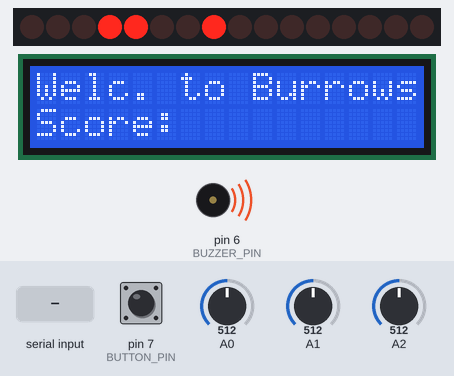
The sketch below on a simulated Arduino Uno, built with avr-gcc and run on an emulated ATmega328P. Parts: 16 shift-register outputs drawn as a row of LEDs (first output left, lit = HIGH), 16×2 character LCD, buzzer (waves = sounding). Wiring (inferred from the names in the program): 2 × shift register (74HC595): data pin 2; shift clock pin 3; latch pin 5. Wiring (inferred from the signals the program sends): row of LEDs: on Q0, Q1, Q2, Q3, Q4, Q5, Q6, Q7, Q8, Q9, Q10, Q11, Q12, Q13, Q14, Q15. The test bench sets the inputs (shaded band); at power-on: A0 = 512, pin 7 (BUTTON_PIN) LOW, A1 = 512, A2 = 512. What the sketch prints to the serial monitor is not drawn.

Above: at 1.2 s.
1.3 s: A0 set to 218
4.3 s: A0 set to 189
At 7.0 s:
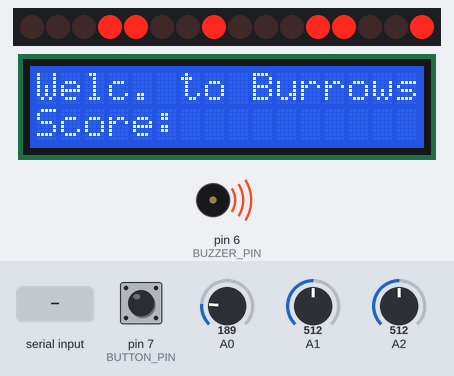
7.3 s: "1" received over Serial
At 9.3 s:
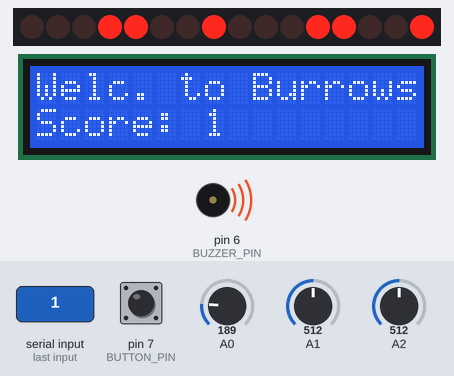
9.8 s: A0 set to 210
At 12.2 s:
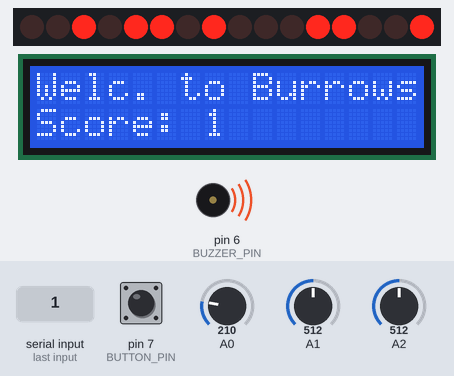
12.8 s: "0" received over Serial
At 14.3 s:
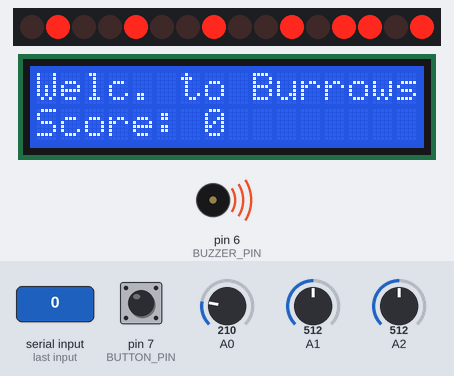
15.8 s: pin 7 (BUTTON_PIN) pulled HIGH for 0.15 s
At 20.7 s:
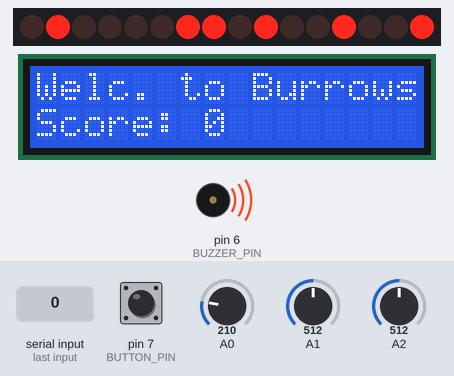
Timing chart, 0 to 22.2 s (numbered marks = the images above; inputs shaded):
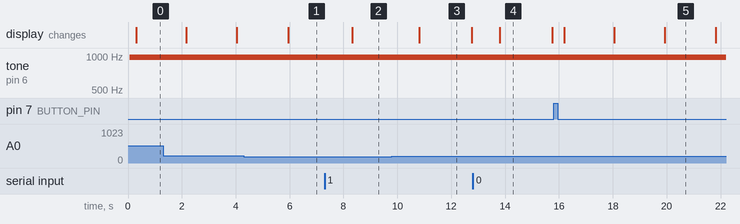

Measured:
- the behaviour switches between 201 and 200 on A0 (found by bisection; images 0 and 1)
- after the input at 4.3 s, the display: changes after 1.6 s (image 1)
- after the input at 7.3 s, the display: changes after 1.0 s (image 2)
- after the input at 9.8 s, the display: changes after 1.0 s (image 3)
- after the input at 12.8 s, the display: changes after 1.0 s (image 4)
- what the display in image 3 shows lasts 2.0 s, from 10.8 s to 12.8 s
- what the display in image 4 shows lasts 1.9 s, from 13.8 s to 15.7 s

The sketch:

main.ino
```cpp
#define DATA_PIN 2
#define CLOCK_PIN 3
#define MAX_IDLE_SEC 5
#include <LiquidCrystal.h>

#define LED_PIN 5
#define BUZZER_PIN 6
#define BUTTON_PIN 7


int delayCounter = 0;
int delayNow = 900;
bool isOn = true;

byte names[] = {'c', 'd', 'e', 'f', 'g', 'a', 'b', 'C'};
int tones[] = {1915, 1700, 1519, 1432, 1275, 1136, 1014, 956};
byte melody[] = "2d2a1f2c2d2a2d2c2f2d2a2c2d2a1f2c2d2a2a2g2p8p8p8p";

// variables will change:
boolean buttonState = true;         // variable for reading the pushbutton status
int buttonRead = 0;

// initialize the library with the numbers of the interface pins
LiquidCrystal lcd(8,9,10,11,12,13);

byte display[] = {B10000001, B11101101, B01000011, B01001001, B00101101, B00011001};
int countdown = MAX_IDLE_SEC;
int iter = 1;

void setup() {
  lcd.begin(16, 2);
  lcd.clear();
  // Print a message to the LCD.
  lcd.print("Welc. to Burrows!");
  lcd.setCursor(0,1);
  lcd.print("Score:");
  Serial.begin(9600);
  pinMode(A0,INPUT);
  pinMode(A1,INPUT);
  pinMode(A2,INPUT);

  pinMode(CLOCK_PIN, OUTPUT);
  pinMode(DATA_PIN, OUTPUT);

  shiftOut(DATA_PIN, CLOCK_PIN, LSBFIRST, display[countdown]);
  pinMode(BUZZER_PIN, OUTPUT);
  pinMode(LED_PIN, OUTPUT);
  pinMode(BUTTON_PIN, INPUT);

//  attachInterrupt(0, btnListener, CHANGE);
}

void btnListener() {
  buttonRead = digitalRead(BUTTON_PIN);
  if (buttonRead == HIGH) {
    buttonState = !buttonState;
  }
}


void playTone() {
  delayCounter += 20;
    if (isOn) {
      analogWrite(BUZZER_PIN,500);
      analogWrite(LED_PIN,delayCounter / 255);
    } else {
      analogWrite(BUZZER_PIN,0);
      analogWrite(LED_PIN,0);
    }

    if (delayCounter >= delayNow) {
      delayCounter = 0;
      isOn = !isOn;
      if (!isOn) {
        delayNow+= 10;
      }
    }
}

void stopTone() {
  analogWrite(BUZZER_PIN,0);
  analogWrite(LED_PIN,0);
  delayNow = 900;
  delayCounter = 0;
  isOn = true;
}


void loop() {

  // Write Score to LCD after reading from serial communication
  if(Serial.available() > 0){
    lcd.setCursor(7, 1);
    lcd.print(Serial.readString());
  }

  buttonRead = digitalRead(BUTTON_PIN);
  if (buttonRead == HIGH) {
    buttonState = !buttonState;
  }


  // read from LDR, send to unity
  int LDR1 = analogRead(A0);
  int LDR2 = analogRead(A1);
  int LDR3 = analogRead(A2);
  if (LDR1 > 200 && LDR2 > 200 && LDR3 > 200) {
    Serial.write(7);
    iter++;
  } else {
    iter = 0;
    if (LDR1 > 200 && LDR2 <= 200 && LDR3 <= 200) {
      Serial.write(1);
    } else if (LDR1 <= 200 && LDR2 > 200 && LDR3 <= 200) {
      Serial.write(2);
    } else if (LDR1 <= 200 && LDR2 <= 200 && LDR3 > 200) {
      Serial.write(3);
    } else if (LDR1 > 200 && LDR2 > 200 && LDR3 <= 200) {
      Serial.write(4);
    } else if (LDR1 > 200 && LDR2 <= 200 && LDR3 > 200) {
      Serial.write(5);
    } else if (LDR1 <= 200 && LDR2 > 200 && LDR3 > 200) {
      Serial.write(6);
    } else if (LDR1 <= 200 && LDR2 <= 200 && LDR3 <= 200) {
      Serial.write(0);
    }
  }

  // Print to LCD
  if (iter == 0) {
    countdown = MAX_IDLE_SEC;
    shiftOut(DATA_PIN, CLOCK_PIN, LSBFIRST, display[countdown]);
  } else if (iter >= 50) {
    countdown--;
    if (countdown < 0) {
      countdown = MAX_IDLE_SEC;
    }
    shiftOut(DATA_PIN, CLOCK_PIN, LSBFIRST, display[countdown]);
    iter = 1;
  }

  if (buttonState) {
    playTone();
  } else {
    stopTone();
  }

  delay(20);

}
```
